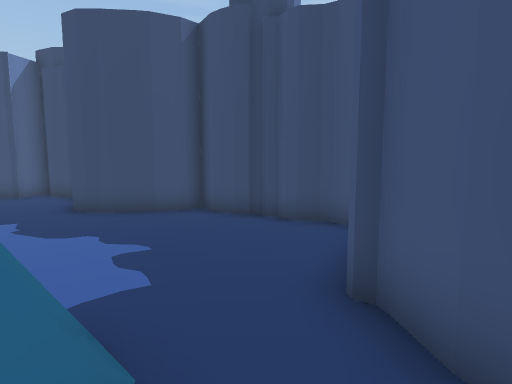
view 1 (above)

20 first-person views from a walk through a scene from a Unity 3-D project. The camera is 1.4 m above the floor, tilts 6° down and sees 80° across. The floor is counted in squares, 1 m on a side. Each view is taken from the middle of a square. On the plan, view 1 faces up. The plan holds only what a view shows up to about 14 squares ahead; the rest is blank. The place goes on beyond the plan. The player character is not drawn.

view 2
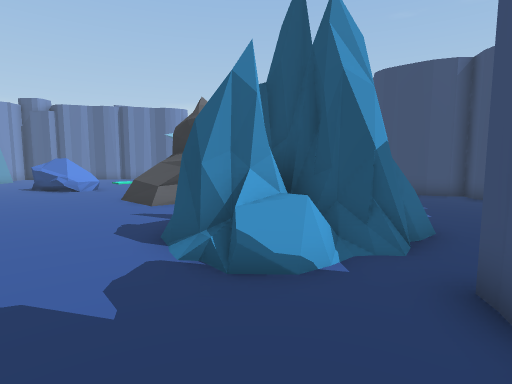

view 3
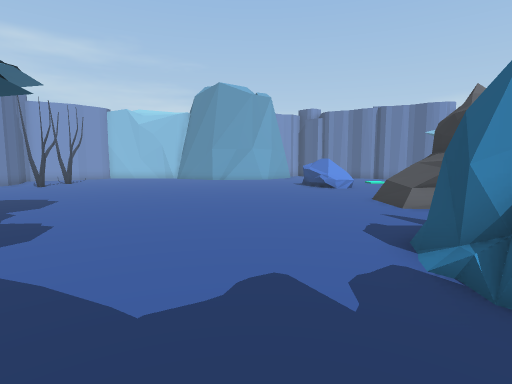

view 4
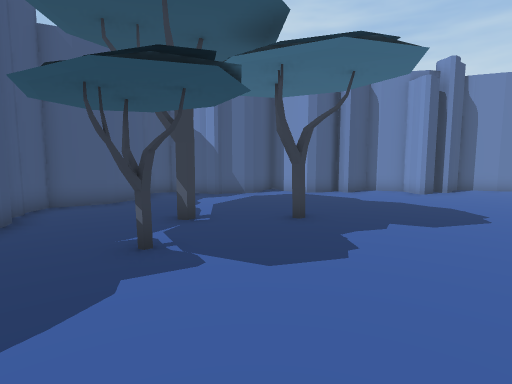

view 5
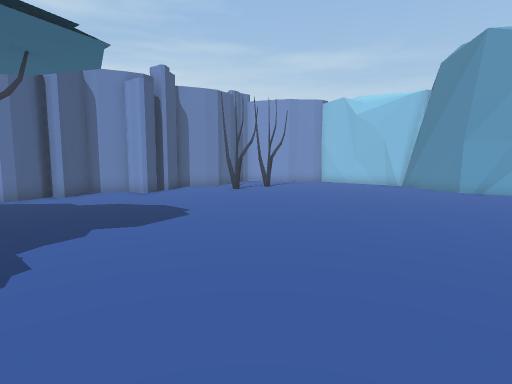

view 6
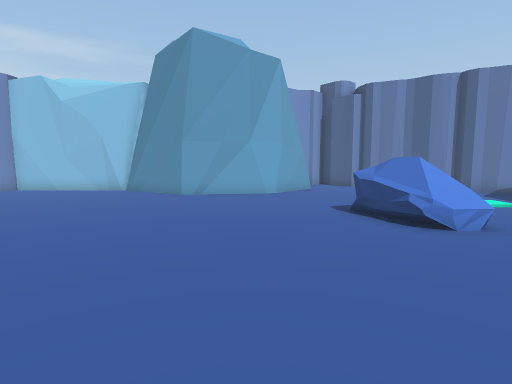

view 7
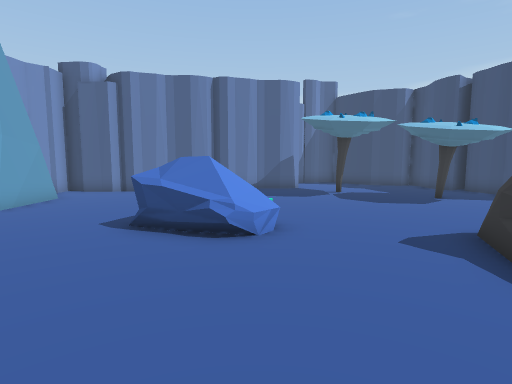

view 8
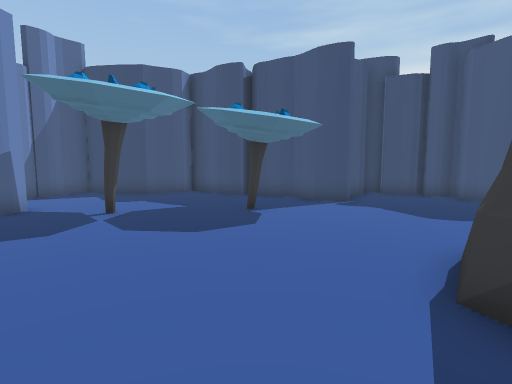

view 9
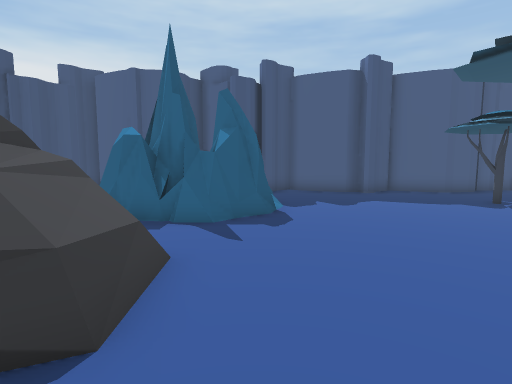

view 10
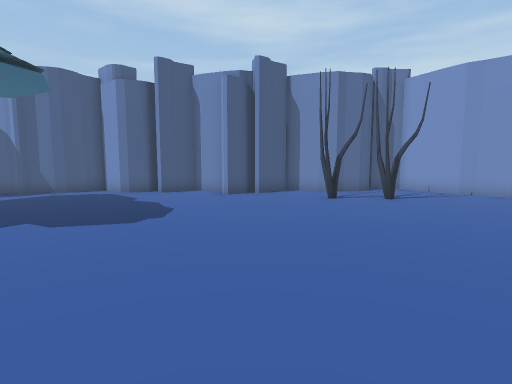

view 11
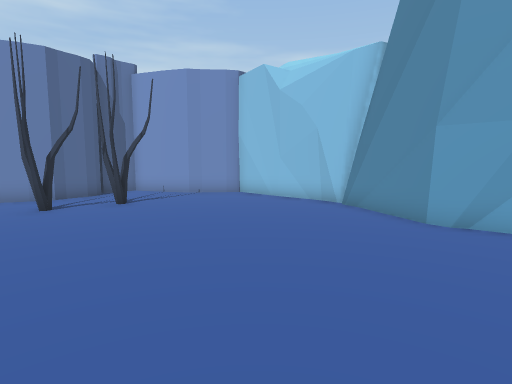

view 12
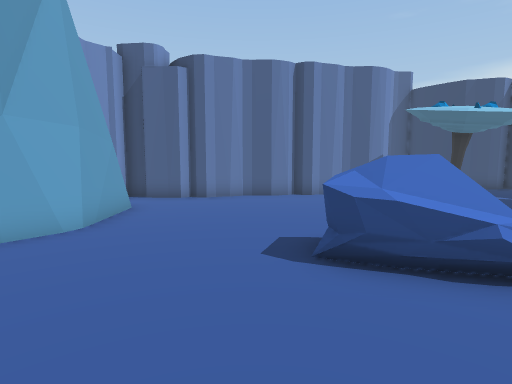

view 13
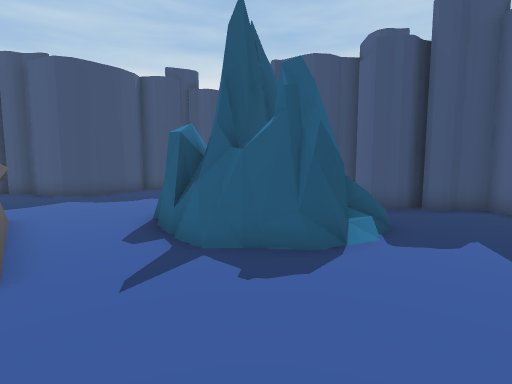

view 14
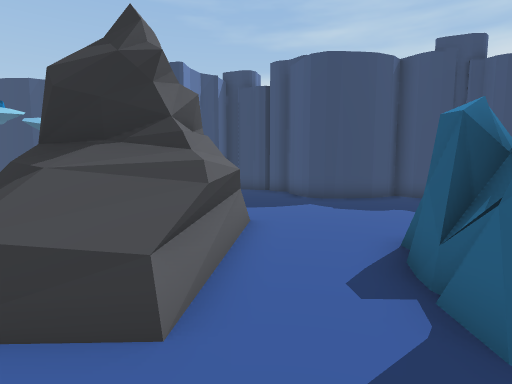

view 15
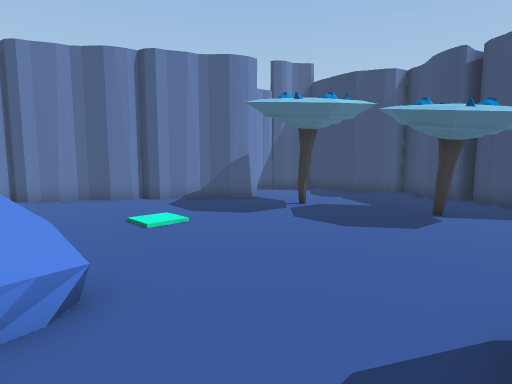

view 16
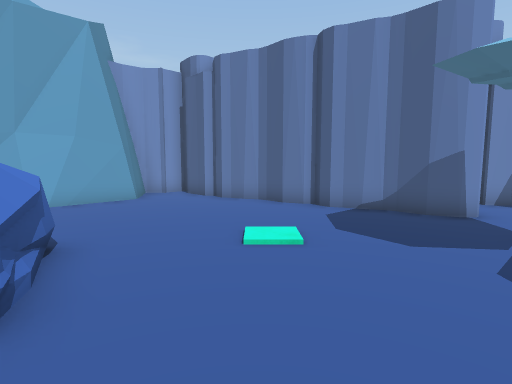

view 17
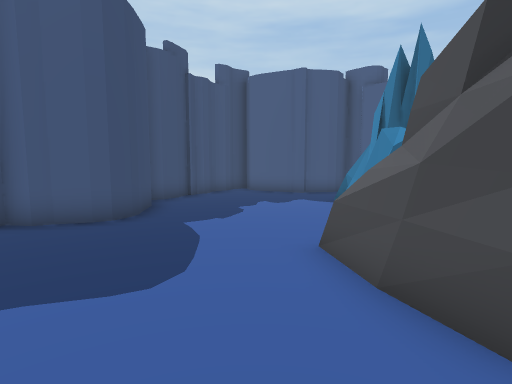

view 18
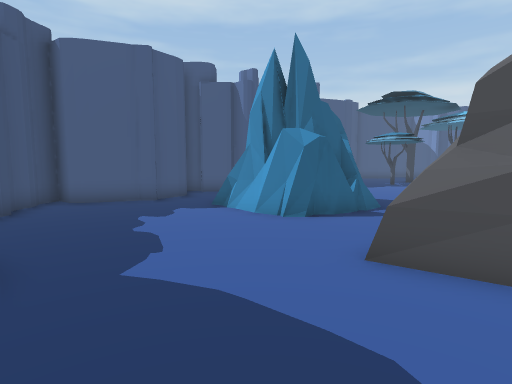

view 19
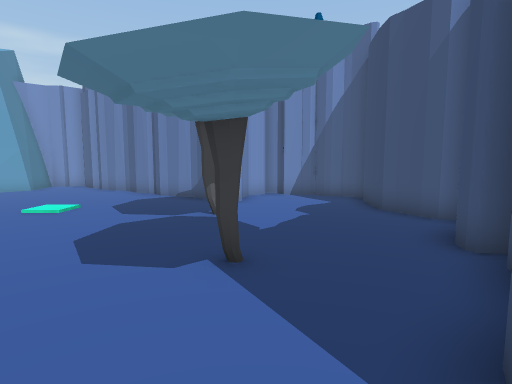

view 20
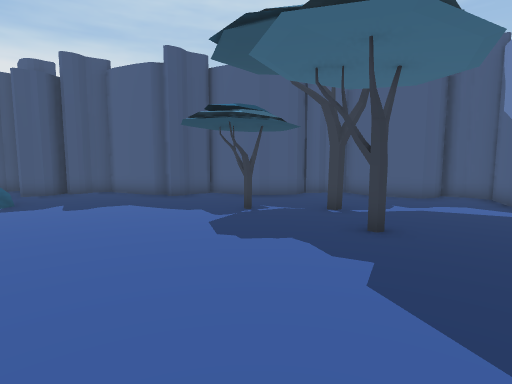

### Floor plan
Key: @ floor where view 1 was taken; # wall or solid block; . floor; T tree; O other object.
Columns run from 25 left of view 1 to 2 right of it. Each row starts with its distance up from view 1.
 12     #########   ###
 11     #......######.###
 10    ##.........##....#
  9    #................# ###
  8    ##.......T.......###.###
  7     ##..T.................##
  6     ##.....................#
  5     #......................#
  4    ##............O.........#
  3   ##...........OOOO.......##
  2   #....OO.....OO OO..OOO..##
  1  ##...........OOOO..OOO#O..#
  0 ##.............OOO..OOO#O@.#
 -1 #........OOO........OOOO..##
 -2 #.......OOO..........OOO..##
 -3 ####.......................#
 -4    ##......................#
 -5    ##......................#
 -6     #.....................##
 -7     #.....................##
 -8     #......................#
 -9    ##..................O...#
-10    #...................O..##
-11    #......................##
-12   OO................O..O...#
-13   OO.......................#
-14   OO.......................#
-15    O......................##
-16    #....T.TT..............#
-17    ##.....................#
-18     ##.......##..###.######
-19      ##.##############
-20       ###

Where each view was taken, in squares from view 1:
view 1: 0 up, 0 right, facing up
view 2: 5 down, 1 right, facing up-left
view 3: 5 down, 1 right, facing left
view 4: 5 down, 4 left, facing down
view 5: 5 down, 5 left, facing down-left
view 6: 5 down, 8 left, facing left
view 7: 5 down, 10 left, facing up-left
view 8: 1 down, 13 left, facing up
view 9: 2 down, 12 left, facing right
view 10: 5 down, 12 left, facing down
view 11: 6 down, 13 left, facing down-left
view 12: 6 down, 14 left, facing up-left
view 13: 5 down, 8 left, facing up-right
view 14: 3 down, 7 left, facing up
view 15: 1 down, 11 left, facing up-left
view 16: 2 up, 12 left, facing left
view 17: 5 up, 12 left, facing right
view 18: 8 up, 9 left, facing down-right
view 19: 8 up, 9 left, facing left
view 20: 10 down, 11 left, facing right
